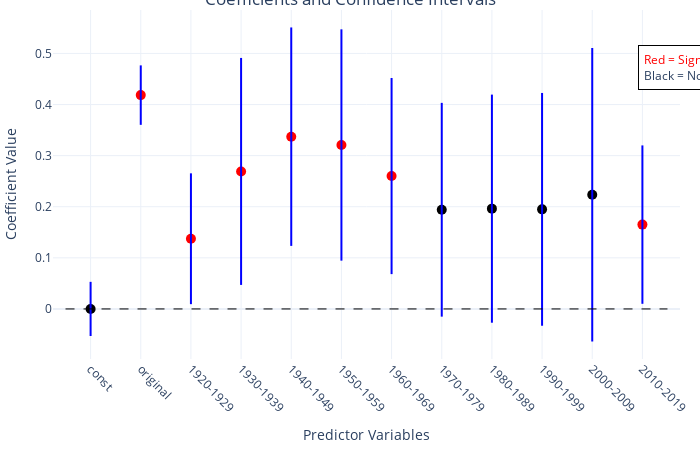

The code cell stored with this chart in its notebook:
### Code cell
vote_coefs = plot_significance_plotly(model, "DataStory/vote_average_errorbar.html")

### Figure 1 — Plotly figure (JSON) as saved in the notebook; plotly's stock layout.template omitted (floating-point values rounded to 4 significant figures)
{"data": [{"marker": {"color": "black", "size": 10}, "mode": "markers", "name": "const Coef", "type": "scatter", "x": ["const"], "y": [-1.027e-15]}, {"line": {"color": "blue", "width": 2}, "mode": "lines", "showlegend": false, "type": "scatter", "x": ["const", "const"], "y": [-0.05302, 0.05302]}, {"marker": {"color": "red", "size": 10}, "mode": "markers", "name": "original Coef", "type": "scatter", "x": ["original"], "y": [0.4184]}, {"line": {"color": "blue", "width": 2}, "mode": "lines", "showlegend": false, "type": "scatter", "x": ["original", "original"], "y": [0.3602, 0.4766]}, {"marker": {"color": "red", "size": 10}, "mode": "markers", "name": "1920-1929 Coef", "type": "scatter", "x": ["1920-1929"], "y": [0.1373]}, {"line": {"color": "blue", "width": 2}, "mode": "lines", "showlegend": false, "type": "scatter", "x": ["1920-1929", "1920-1929"], "y": [0.009365, 0.2653]}, {"marker": {"color": "red", "size": 10}, "mode": "markers", "name": "1930-1939 Coef", "type": "scatter", "x": ["1930-1939"], "y": [0.2691]}, {"line": {"color": "blue", "width": 2}, "mode": "lines", "showlegend": false, "type": "scatter", "x": ["1930-1939", "1930-1939"], "y": [0.047, 0.4911]}, {"marker": {"color": "red", "size": 10}, "mode": "markers", "name": "1940-1949 Coef", "type": "scatter", "x": ["1940-1949"], "y": [0.3371]}, {"line": {"color": "blue", "width": 2}, "mode": "lines", "showlegend": false, "type": "scatter", "x": ["1940-1949", "1940-1949"], "y": [0.1234, 0.5508]}, {"marker": {"color": "red", "size": 10}, "mode": "markers", "name": "1950-1959 Coef", "type": "scatter", "x": ["1950-1959"], "y": [0.3208]}, {"line": {"color": "blue", "width": 2}, "mode": "lines", "showlegend": false, "type": "scatter", "x": ["1950-1959", "1950-1959"], "y": [0.09448, 0.5471]}, {"marker": {"color": "red", "size": 10}, "mode": "markers", "name": "1960-1969 Coef", "type": "scatter", "x": ["1960-1969"], "y": [0.26]}, {"line": {"color": "blue", "width": 2}, "mode": "lines", "showlegend": false, "type": "scatter", "x": ["1960-1969", "1960-1969"], "y": [0.06815, 0.4519]}, {"marker": {"color": "black", "size": 10}, "mode": "markers", "name": "1970-1979 Coef", "type": "scatter", "x": ["1970-1979"], "y": [0.1941]}, {"line": {"color": "blue", "width": 2}, "mode": "lines", "showlegend": false, "type": "scatter", "x": ["1970-1979", "1970-1979"], "y": [-0.01507, 0.4032]}, {"marker": {"color": "black", "size": 10}, "mode": "markers", "name": "1980-1989 Coef", "type": "scatter", "x": ["1980-1989"], "y": [0.1962]}, {"line": {"color": "blue", "width": 2}, "mode": "lines", "showlegend": false, "type": "scatter", "x": ["1980-1989", "1980-1989"], "y": [-0.02695, 0.4194]}, {"marker": {"color": "black", "size": 10}, "mode": "markers", "name": "1990-1999 Coef", "type": "scatter", "x": ["1990-1999"], "y": [0.1949]}, {"line": {"color": "blue", "width": 2}, "mode": "lines", "showlegend": false, "type": "scatter", "x": ["1990-1999", "1990-1999"], "y": [-0.03287, 0.4226]}, {"marker": {"color": "black", "size": 10}, "mode": "markers", "name": "2000-2009 Coef", "type": "scatter", "x": ["2000-2009"], "y": [0.2234]}, {"line": {"color": "blue", "width": 2}, "mode": "lines", "showlegend": false, "type": "scatter", "x": ["2000-2009", "2000-2009"], "y": [-0.06382, 0.5105]}, {"marker": {"color": "red", "size": 10}, "mode": "markers", "name": "2010-2019 Coef", "type": "scatter", "x": ["2010-2019"], "y": [0.165]}, {"line": {"color": "blue", "width": 2}, "mode": "lines", "showlegend": false, "type": "scatter", "x": ["2010-2019", "2010-2019"], "y": [0.01006, 0.32]}], "layout": {"annotations": [{"align": "left", "bgcolor": "white", "bordercolor": "black", "borderpad": 5, "borderwidth": 1, "font": {"size": 12}, "showarrow": false, "text": "<br><span style='color:red'>Red = Significant</span><br>Black = Not Significant", "x": 1.15, "xref": "paper", "y": 0.9, "yref": "paper"}], "autosize": true, "height": 450, "margin": {"b": 10, "l": 10, "r": 10, "t": 10}, "shapes": [{"line": {"color": "black", "dash": "dash", "width": 1}, "type": "line", "x0": -0.5, "x1": 11.5, "y0": 0, "y1": 0}], "showlegend": false, "title": {"text": "Coefficients and Confidence Intervals", "x": 0.5, "xanchor": "center"}, "width": 700, "xaxis": {"tickangle": 45, "ticktext": ["const", "original", "1920-1929", "1930-1939", "1940-1949", "1950-1959", "1960-1969", "1970-1979", "1980-1989", "1990-1999", "2000-2009", "2010-2019"], "tickvals": [0, 1, 2, 3, 4, 5, 6, 7, 8, 9, 10, 11], "title": {"text": "Predictor Variables"}}, "yaxis": {"title": {"text": "Coefficient Value"}}}}
